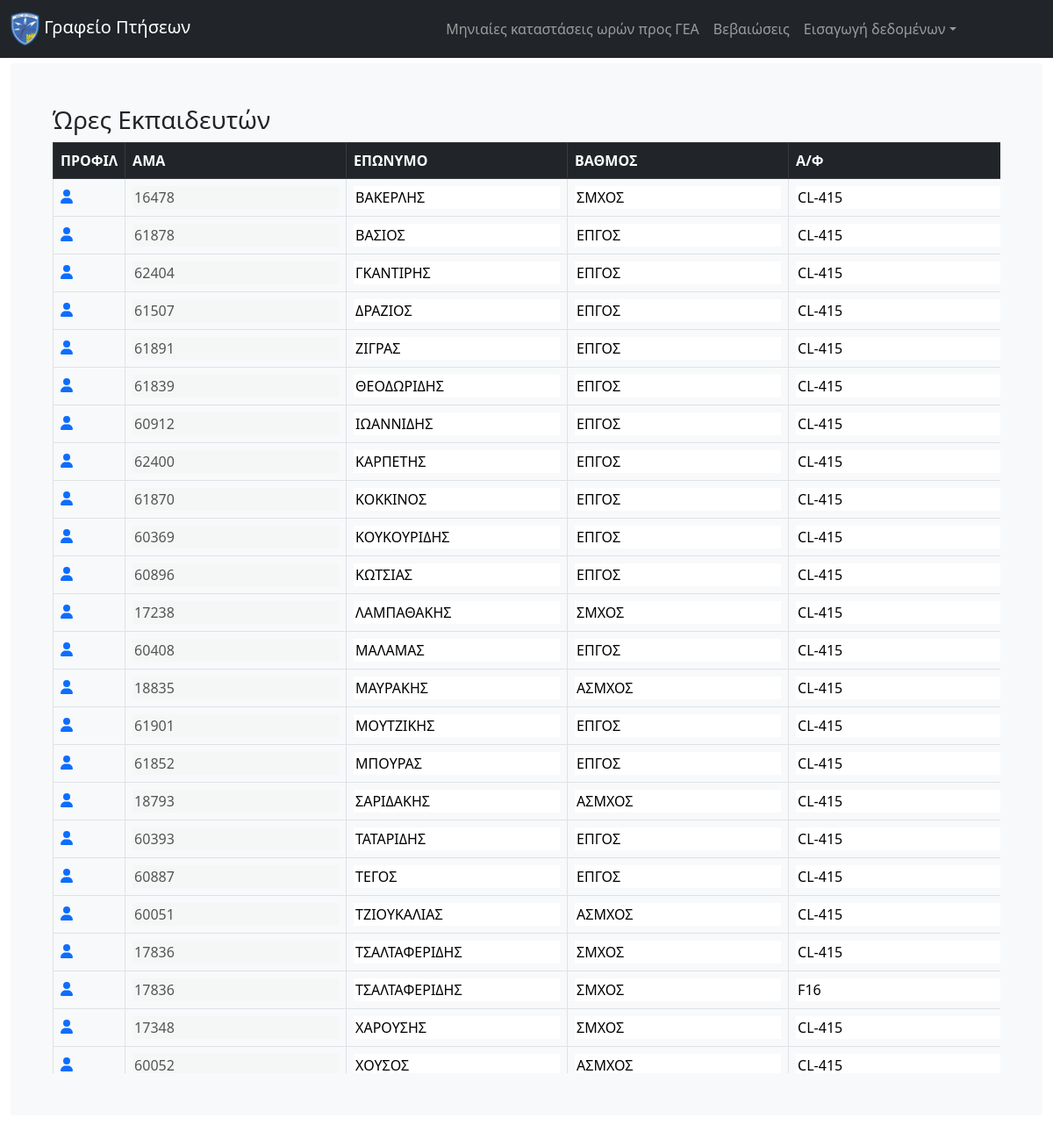
/hours/train-hours/, run on an earlier commit of the app's database.
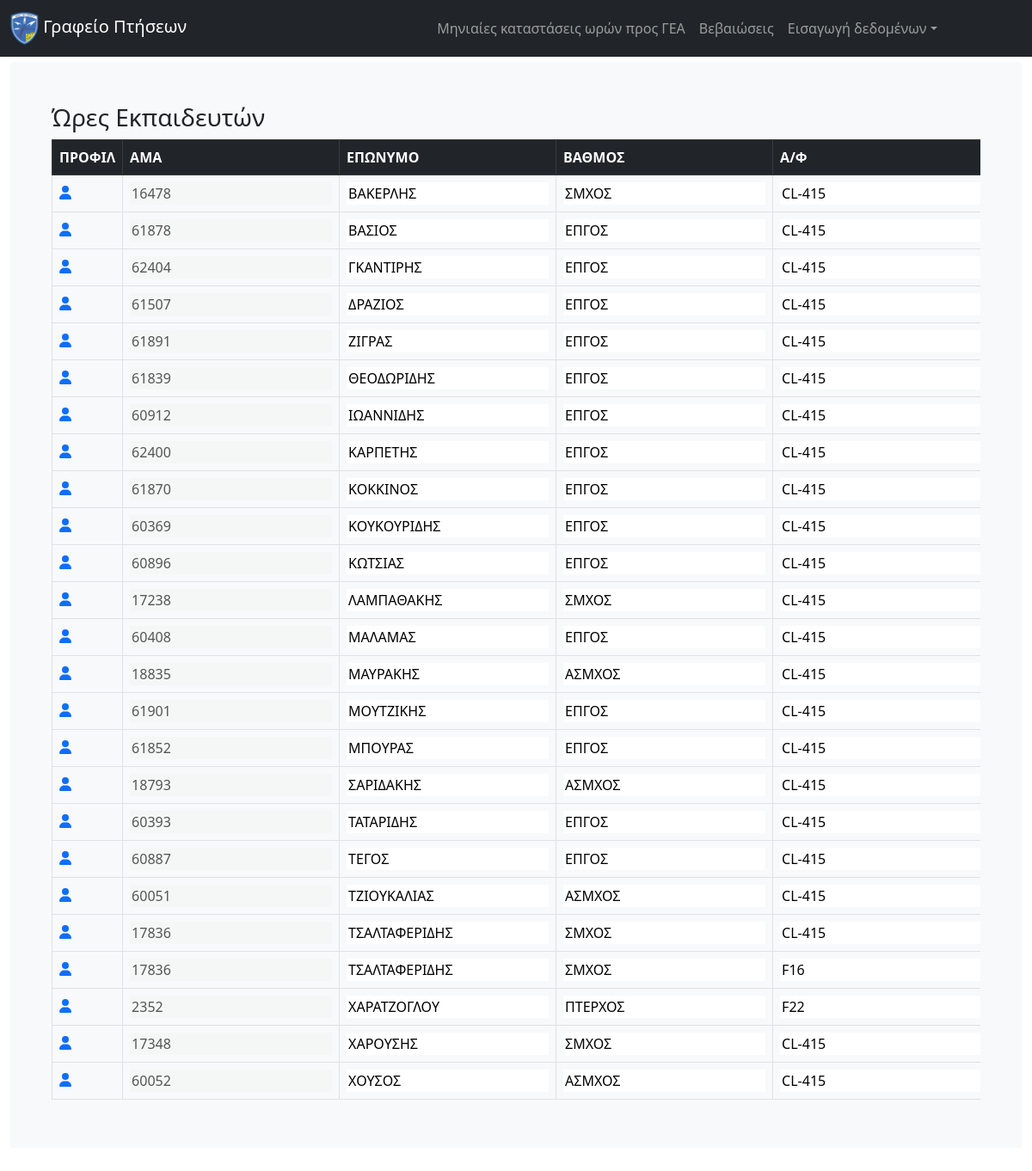
And on a later commit of the database.
### core/models.py (models this page shows, shortened)
class TrainHours(models.Model):
    airman = models.ForeignKey(Airman,on_delete=models.CASCADE)
    plane = models.CharField(max_length=200,default="",blank=True,null=True)
    hours = models.FloatField(blank=True,null=True,default=0)
    month = models.CharField(max_length=200,default="",blank=True,null=True)
    year = models.CharField(max_length=200,default="",blank=True,null=True)

class Airman(models.Model):
    asma = models.BigIntegerField(primary_key=True)
    firstname = models.CharField(max_length=200,default="",blank=True,null=True)
    lastname = models.CharField(max_length=200,default="",blank=True,null=True)
    rank = models.CharField(max_length=200,default="",blank=True,null=True)
    eidikotita = models.CharField(max_length=200,default="",blank=True,null=True)
    idiotita = models.CharField(max_length=200,default="",blank=True,null=True)
    availability = models.CharField(max_length=200,default="",blank=True,null=True)
    topothetisi = models.CharField(max_length=200,default="",blank=True,null=True)
    katigoria_dikaioumeni = models.CharField(max_length=200,default="",blank=True,null=True)
    katigoria_katoxiromeni = models.CharField(max_length=200,default="",blank=True,null=True)
    monada_ekdosis_ptitikou = models.CharField(max_length=200,default="",blank=True,null=True)
    geniko_synolo_oron = models.FloatField(blank=True,null=True,default=0)

### core/views.py (the view)
# urls.py: path('hours/train-hours/',views.train_hours,name="train_hours"),
def train_hours(request):
    context = {}
    table_data = TrainHours.objects.all().order_by('airman__lastname')
    context = {'table_data':table_data}
    return render(request,'core/train_hours_page.html',context)

### core/templates/core/train_hours_page.html (shortened to what this page needs)
{% extends 'core/core.html' %}
{% block content%}
<h3>Ώρες Εκπαιδευτών</h3>
<div class="tableFixHead">
    <table class="table table-hover table-bordered">
      <thead class="table-dark" style="position: sticky;top: 0">
        <tr>
          <th scope="col">ΠΡΟΦΙΛ</th>
          <th scope="col">ΑΜΑ</th>
          <th scope="col">ΕΠΩΝΥΜΟ</th>
          <th scope="col">ΒΑΘΜΟΣ</th>
          <th scope="col">Α/Φ</th>
        </tr>
      </thead>
      <tbody >
        {% for trainer in table_data%}
          <tr>
            <td><a href={% url 'profile' trainer.airman.asma %}><i class="fa-solid fa-user"></i></a></td>
            <td><input type="text" id="{{ trainer.airman.asma }}_asma" name="{{ trainer.airman.asma }}" value={{trainer.airman.asma}} disabled></td>
            <td><input type="text" id="{{ trainer.airman.asma }}_lastname" name="{{ trainer.airman.lastname }}" value={{trainer.airman.lastname}}></td>
            <td><input type="text" id="{{ trainer.airman.asma }}_rank" name="{{ trainer.airman.rank }}" value={{trainer.airman.rank}}></td>
            <td><input type="text" id="{{ trainer.airman.asma }}_plane" name="{{ trainer.plane }}" value={{trainer.plane}}></td>
          </tr>
        {% endfor %}
      </tbody>
    </table>
  </div>
{% endblock %}
{%load static%}

What changed in the data, as far as the page shows it:
added TrainHours: airman.asma "2352", airman.lastname "ΧΑΡΑΤΖΟΓΛΟΥ", airman.rank "ΠΤΕΡΧΟΣ", plane "F22"
